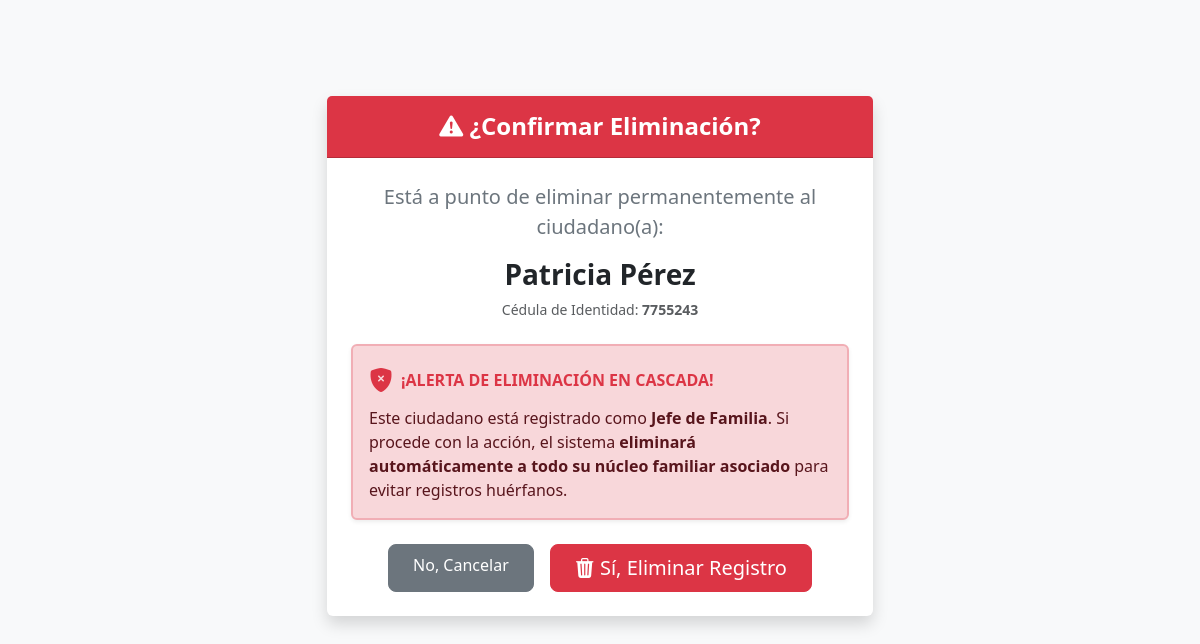
Page /habitantes/eliminar/5380/ (signed in) on the committed database.
### comunidad/models.py (models this page shows, shortened)
class Habitante(models.Model):
    PARENTESCO_CHOICES = [
        ('JEFE', 'Jefe de Familia'),
        ('ESPOSO', 'Esposo(a) / Conyugue'),
        ('HIJO', 'Hijo(a)'),
        ('PADRE', 'Padre / Madre'),
        ('HERMANO', 'Hermano(a)'),
        ('NIETO', 'Nieto(a)'),
        ('OTRO', 'Otro Familiar'),
    ]
    NACIONALIDAD_CHOICES = [
        ('V', 'Venezolano(a)'),
        ('E', 'Extranjero(a)'),
    ]
    GENERO_CHOICES = [
        ('M', 'Masculino (M)'),
        ('F', 'Femenino (F)'),
    ]
    CALLE_CHOICES = [
        ('Monjas I', 'Monjas I'),
        ('Monjas II', 'Monjas II'),
        ('Vía club Sucre', 'Vía club Sucre'),
        ('Entrada Km5 vía la amistad', 'Entrada Km5 vía la amistad'),
    ]
    nacionalidad = models.CharField(max_length=1, choices=NACIONALIDAD_CHOICES, default='V', verbose_name="Nacionalidad")
    cedula = models.CharField(max_length=15, unique=True, null=True, blank=True, verbose_name="Cédula de Identidad")
    nombres = models.CharField(max_length=100, verbose_name="Nombres")
    apellidos = models.CharField(max_length=100, verbose_name="Apellidos")
    fecha_nacimiento = models.DateField(verbose_name="Fecha de Nacimiento")
    fecha_ingreso = models.DateField(
        verbose_name="Radicado desde",
        null=False,
        blank=False
    )
    genero = models.CharField(max_length=1, choices=GENERO_CHOICES, verbose_name="Género")
    telefono = models.CharField(max_length=20, blank=True, null=True, verbose_name="Teléfono de Contacto")
    calle_sector = models.CharField(max_length=50, choices=CALLE_CHOICES, verbose_name="Calle / Sector")
    parentesco = models.CharField(max_length=20, choices=PARENTESCO_CHOICES, verbose_name="Parentesco con el Jefe de Familia")
    punto_referencia = models.TextField(blank=True, null=True, verbose_name="Punto de Referencia")
    discapacidad = models.CharField(max_length=100, blank=True, null=True, verbose_name="Discapacidad")
    jefe_familia = models.ForeignKey('self', on_delete=models.SET_NULL, blank=True, null=True, related_name='familiares', verbose_name="Jefe de Familia Relacionado")
    vivo = models.BooleanField(default=True, verbose_name="¿Está vivo?")
    fecha_fallecimiento = models.DateField(null=True, blank=True, verbose_name="Fecha de Fallecimiento")
    hora_fallecimiento = models.CharField(max_length=50, null=True, blank=True, verbose_name="Hora de Fallecimiento")
    causa_fallecimiento = models.TextField(null=True, blank=True, verbose_name="Causa de Fallecimiento")
    class Meta:
        verbose_name = "Habitante"
        verbose_name_plural = "Habitantes"

### comunidad/views.py (the view, shortened to what this page needs)
# urls.py: path('eliminar/<int:pk>/', views.eliminar_habitante, name='eliminar_habitante'),
@login_required(login_url='login')
def eliminar_habitante(request, pk):
    if not request.user.is_superuser:
        raise PermissionDenied("No posee privilegios necesarios.")
    habitante = get_object_or_404(Habitante, pk=pk)
    return render(request, 'comunidad/confirmar_eliminar.html', {'habitante': habitante})

### comunidad/templates/comunidad/confirmar_eliminar.html (shortened to what this page needs)
<!DOCTYPE html>
<html lang="es">
<head>
    <link href="https://cdn.jsdelivr.net/npm/bootstrap@5.3.0/dist/css/bootstrap.min.css" rel="stylesheet">
    <link rel="stylesheet" href="https://cdn.jsdelivr.net/npm/bootstrap-icons@1.11.1/font/bootstrap-icons.css">
</head>
<body class="bg-light py-5">
    <div class="container mt-5">
        <div class="row justify-content-center">
            <div class="col-md-6">
                <div class="card shadow border-0">
                    <div class="card-header bg-danger text-white py-3 text-center">
                        <h4 class="mb-0 fw-bold"><i class="bi bi-exclamation-triangle-fill"></i> ¿Confirmar Eliminación?</h4>
                    </div>
                    <div class="card-body p-4 text-center">
                        <p class="lead text-secondary">Está a punto de eliminar permanentemente al ciudadano(a):</p>
                        <h3 class="text-dark fw-bold mb-2">{{ habitante.nombres }} {{ habitante.apellidos }}</h3>
                        <p class="text-muted small mb-4">Cédula de Identidad: <strong>{{ habitante.cedula }}</strong></p>
                        {% if habitante.parentesco == 'JEFE' %}
                        <div class="alert alert-danger shadow-sm border-2 text-start p-3" role="alert">
                            <div class="d-flex align-items-center mb-2">
                                <i class="bi bi-shield-fill-x text-danger fs-4 me-2"></i>
                                <strong class="text-danger">¡ALERTA DE ELIMINACIÓN EN CASCADA!</strong>
                            </div>
                            Este ciudadano está registrado como <strong>Jefe de Familia</strong>. Si procede con la acción, el sistema <strong>eliminará automáticamente a todo su núcleo familiar asociado</strong> para evitar registros huérfanos.
                        </div>
                        {% else %}
                        <div class="alert alert-warning text-start" role="alert">
                            <i class="bi bi-info-circle-fill me-1"></i> Esta acción es irreversible. Se removerá únicamente a este miembro de la base de datos.
                        </div>
                        {% endif %}
                        <form method="POST">
                            <div class="d-flex justify-content-center gap-3 mt-4">
                                <a href="{% url 'lista_habitantes' %}" class="btn btn-secondary btn-lg px-4 fs-6">
                                    No, Cancelar
                                </a>
                                <button type="submit" class="btn btn-danger btn-lg px-4 fs-6fw-bold">
                                    <i class="bi bi-trash3-fill"></i> Sí, Eliminar Registro
                                </button>
                            </div>
                        </form>
                    </div>
                </div>
            </div>
        </div>
    </div>
</body>
</html>

### rows in the picture
Habitante: nombres "Patricia", apellidos "Pérez", cedula "7755243"
